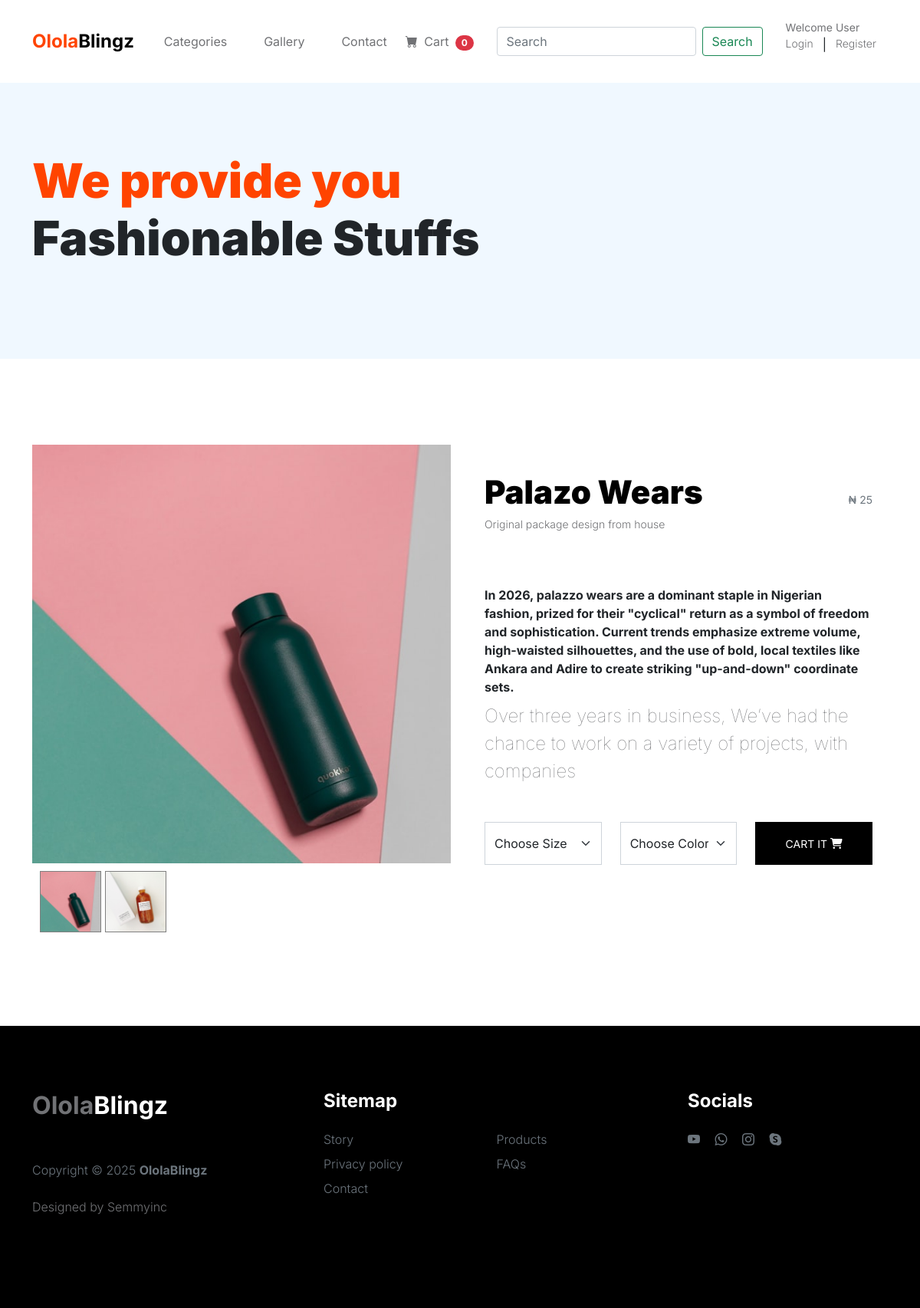
The app's page /product/custom-made-wears/palazo-wears/ with its own data.
### product/models.py (models this page shows, shortened)
class Product(models.Model):
    product_name = models.CharField(max_length=50)
    slug = models.SlugField()
    category = models.ForeignKey(Category, on_delete=models.CASCADE, null=True, blank=True)
    description = models.TextField()
    promo = models.BooleanField(default=False)
    price = models.DecimalField(max_digits=7, decimal_places=2)
    promo_price = models.DecimalField(max_digits=7, decimal_places=2)
    image = models.ImageField(upload_to='uploads/product_picture', default='default.jpg')
    available = models.BooleanField(default=True, blank=True, null=True)
    created_at = models.DateTimeField(auto_now_add=True, blank=True, null=True)
    modified_at = models.DateTimeField(auto_now=True, blank=True, null=True)
    stock_level = models.IntegerField(blank=True, null=True)

class SimilarProduct(models.Model):
    product = models.ForeignKey(Product, on_delete=models.CASCADE)
    image = models.ImageField(upload_to='uploads/similar_products')
    class Meta:
        verbose_name_plural =' Similar Product'

### product/views.py (the view)
# urls.py: path("<slug:category_slug>/<slug:product_slug>/", views.product_detail, name='product_detail'),
def product_detail(request, category_slug, product_slug):
    specific_product = get_object_or_404(Product, category__slug=category_slug, slug=product_slug, available=True)
    in_cart = CartItem.objects.filter(cart__cart_id=_cart_id(request), product=specific_product).exists()
    related_products = Product.objects.filter(category__slug=category_slug, available=True).exclude(id=specific_product.id)
    similar_products = SimilarProduct.objects.filter(product_id=specific_product.id)
    context = {'specific_product':specific_product, 'related_products':related_products, 'similar_products':similar_products, 'in_cart':in_cart}
    return render(request, 'product/product-detail.html', context)

### cart/context_processors.py (called while the page is built)
def cart_counter(request):
    cart_count = 0
    if 'admin' in request.path:
        return {}
    else:
        try:
            if request.user.is_authenticated:
                cart_items = CartItem.objects.all().filter(user=request.user)
            else:
                cart = Cart.objects.filter(cart_id=_cart_id(request))
                cart_items = CartItem.objects.all().filter(cart=cart[:1])
            for cart_item in cart_items:
                cart_count += cart_item.quantity
        except Cart.DoesNotExist:
            cart_count = 0
    return dict(cart_count=cart_count)

### cart/views.py (called while the page is built)
def _cart_id(request):
    cart = request.session.session_key
    if not cart:
        cart = request.session.create()
    return cart

### product/context_processors.py (called while the page is built)
def category_menu_links(request):
    links = Category.objects.all()
    return {'links':links}

### product/models.py (called while the page is built)
    def get_slug_url(self):
        return reverse('products_by_category', args=[self.slug])

    def colors(self):
        return super(VariationManager, self).filter(variation_category='color', is_active=True)

    def sizes(self):
        return super(VariationManager, self).filter(variation_category='size', is_active=True)

### templates/product/product-detail.html (shortened to what this page needs)
{% extends 'base.html' %}
{% block content %}
{% load static %}
    <header class="site-header section-padding d-flex justify-content-center align-items-center">
        <div class="container">
            <div class="row">
                <div class="col-lg-10 col-12">
                    <h1>
                        <span class="d-block text-primary">We provide you</span>
                        <span class="d-block text-dark">Fashionable Stuffs</span>
                    </h1>
                </div>
            </div>
        </div>
    </header>
    <section class="product-detail section-padding">
        <div class="container">
            <div class="row">
                <div class="col-lg-6 col-12">
                    <div class="product-thumb mainImage">
                        <img src="{{specific_product.image.url}}" class="img-fluid product-image" alt="Product Image">
                    </div>
                    <ul class="thumb">
                        <li>
                            <a href="{{specific_product.image.url}}" target="mainImage"><img src="{{specific_product.image.url}}" alt="Product Image"></a>
                            {% for item in similar_products %}
                                <a  href="{{item.image.url}}" target="mainImage"><img src="{{item.image.url}}" alt="Product Image"></a>
                            {% endfor %}
                        </li>
                    </ul>
                </div>
                <div class="col-lg-6 col-12">
                    <form action="{% url 'add_cart' specific_product.id %}" method="POST">
                        <article class="content-body">
                            <div class="product-info d-flex">
                            <div>
                                <h2 class="product-title mb-0">{{specific_product.product_name}}</h2>
                                <p class="product-p">Original package design from house</p>
                            </div>
                            <small class="product-price text-muted ms-auto mt-auto mb-5">&#8358 25</small>
                            </div>
                            <div class="product-description">
                                <strong class="d-block mt-4 mb-2">{{specific_product.description}}</strong>
                                <p class="lead mb-5">Over three years in business, We’ve had the chance to work on a variety of projects, with companies</p>
                            </div>
                            {% if specific_product.stock_level <= 0 %}
                                <div class="product-cart-thumb row">
                                    <a href="#" class="btn custom-btn cart-btn">Out of Stock</a>
                                </div>
                            {% else %}
                                <div class="product-cart-thumb row">
                                    <div class="col-lg-4 col-12">
                                        <select class="form-select cart-form-select" name="size" required>
                                            <option value="" selected disabled>Choose Size</option>
                                        </select>
                                    </div>
                                    <div class="col-lg-4 col-12">
                                        <select class="form-select cart-form-select" name="color" required>
                                            <option value="" selected disabled>Choose Color</option>
                                        </select>
                                    </div>
                                    <div class="col-lg-4 col-12 mt-4 mt-lg-0">
                                            <button type="submit" class="btn custom-btn cart-btn">Cart it <span><i class="fa fa-shopping-cart"></i></span> </button>
                                    </div>
                                </div>
                            {% endif %}
                        </article>
                    </form>
                </div>
            </div>
        </div>
    </section>
 {% endblock %}

### static/css/tooplate-little-fashion.css (style rules this page uses)
:root { --white-color: #FFFFFF; --primary-color: #FF4400; --section-bg-color: #f0f8ff; --dark-color: #000000; --grey-color: #d0d1d1; --p-color: #717275; --body-font-family: 'Inter', sans-serif; --h5-font-size: 24px; --p-font-size: 20px; --copyright-text-font-size: 16px; --product-link-font-size: 14px; --custom-link-font-size: 12px; --font-weight-thin: 100; --font-weight-light: 300; --font-weight-normal: 400; --font-weight-bold: 700; --font-weight-black: 900; }
body, html { height: 100%; }
html { scroll-behavior: smooth; }
body { background: var(--white-color); font-family: var(--body-font-family); position: relative; }
h2, h3, h4, h5, h6 { color: var(--dark-color); line-height: inherit; }
h1, h2, h3, h4, h5, h6 { font-weight: var(--font-weight-bold); }
h1, h2 { font-weight: var(--font-weight-black); }
h1 { font-size: 64px; line-height: normal; }
h2 { font-size: 42px; }
p { color: var(--p-color); font-size: var(--p-font-size); font-weight: var(--font-weight-light); }
a, button { touch-action: manipulation; transition: all 0.3s; }
a { color: var(--p-color); text-decoration: none; }
.text-primary { color: var(--primary-color) !important; }
.lead { font-size: 1.5rem; font-weight: var(--font-weight-thin); }
b, strong { font-weight: var(--font-weight-bold); }
.custom-btn { background: var(--dark-color); border-radius: 50px; color: var(--white-color); font-size: var(--copyright-text-font-size); text-transform: uppercase; padding: 16.50px 20px; }
.cart-form-select { border-radius: 0; padding-top: 15px; padding-bottom: 15px; }
.cart-btn { border-radius: 0; width: 100%; font-size: var(--product-link-font-size); }
.site-header { background-color: var(--section-bg-color); position: relative; overflow: hidden; margin-top: 86px; }
.site-header.section-padding { padding-top: 7rem; padding-bottom: 7rem; }
section { content-visibility: auto; contain-intrinsic-size: 700px; }
.section-padding { padding-top: 7rem; padding-bottom: 7rem; }
.product-thumb { background: var(--white-color); position: relative; transition: all 0.5s ease-out; }
.product-image { transition: all 0.5s ease-out; }
.product-info { padding: 30px 20px; }
.product-description, .product-cart-thumb { padding: 0 20px; }
.product-p { font-size: var(--product-link-font-size); }
@media screen and (max-width: 1200px) { h1 { font-size: 62px; } }

### static/css/custom.css (style rules this page uses)
ul.thumb { margin: 0 auto; padding: 0; float: left; }
ul.thumb li { list-style: none; margin: 10px; }
ul.thumb li img { width: 80px; height: 80px; border: 1px solid grey; }

### records on screen
Product: image (picture), product_name "Palazo Wears", description "In 2026, palazzo wears are a dominant staple in Nigerian fashion, prized for their \"cyclical\" return as a symbol of freedom and sophistication. Current trends emphasize extreme volume, high-waisted silhouettes, and the use of bold, local textiles like Ankara and Adire to create striking \"up-and-down\" coordinate sets."
SimilarProduct: image (picture)

### other values on screen
{{ cart_count }} "0"
